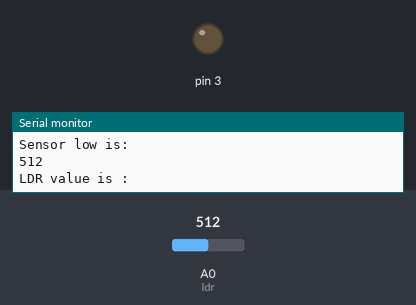
Recording of a sketch running on a simulated Arduino Uno, built with avr-gcc and run on an emulated ATmega328P. Parts: output pins drawn as LEDs (lit = HIGH), the last lines printed to the serial monitor. The test bench sets the inputs (shaded band); at power-on: A0 (ldr) = 512.

Above: at 6.2 s.
6.3 s: A0 (ldr) set to 493
At 7.5 s:
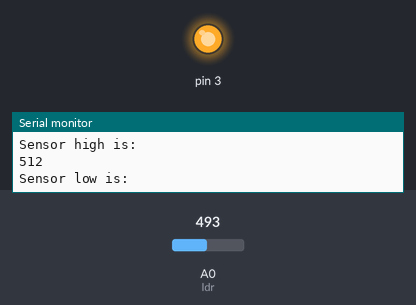
7.8 s: A0 (ldr) set to 716
At 8.7 s:
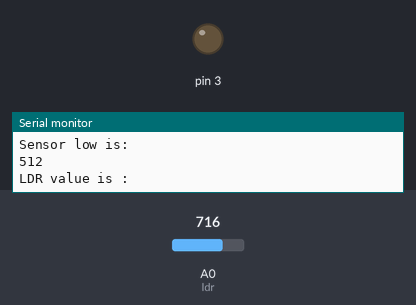
9.4 s: A0 (ldr) set to 511
At 10.0 s:
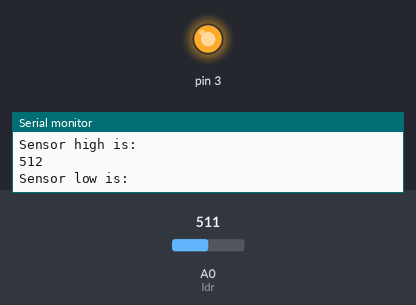
Timing chart, 0 to 12.4 s (numbered marks = the images above; inputs shaded):
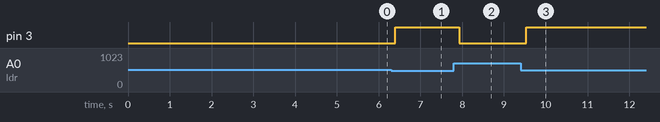

The sketch:

photoresistor.ino
```cpp
int ldr = A0; //Set A0(Analog Input) for LDR.
int value = 0;
// variable to hold sensor value
int sensorValue;
// variable to calibrate low value
int sensorLow = 1023;
// variable to calibrate high value
int sensorHigh = 0;

void setup() {
  Serial.begin(9600);
  pinMode(3, OUTPUT);

  // calibrate for the first five seconds after program runs
  while (millis() < 5000) {
    // record the maximum sensor value
    sensorValue = analogRead(A0);
    if (sensorValue > sensorHigh) {
      sensorHigh = sensorValue;
    }
    // record the minimum sensor value
    if (sensorValue < sensorLow) {
      sensorLow = sensorValue;
    }
  }
}

void loop() {
  value = analogRead(ldr); //Reads the Value of LDR(light).
  Serial.println("LDR value is : "); //Prints the value of LDR to Serial Monitor.
  Serial.println(value);
  Serial.println("Sensor high is: ");
  Serial.println(sensorHigh);
  Serial.println("Sensor low is: ");
  Serial.println(sensorLow);

  if (value == 0 || value < sensorLow)
  {
    digitalWrite(3, HIGH); //Makes the LED glow in Dark.
  }
  else
  {
    digitalWrite(3, LOW); //Turns the LED OFF in Light.
  }
}
```

Measured:
- the behaviour switches between 512 and 511 on A0 (ldr) (found by bisection; images 0 and 1)
- after the input at 6.3 s, pin 3: LOW → HIGH after 0.10 s
- after the input at 7.8 s, pin 3: HIGH → LOW after 0.13 s
- after the input at 9.4 s, pin 3: LOW → HIGH after 0.13 s
